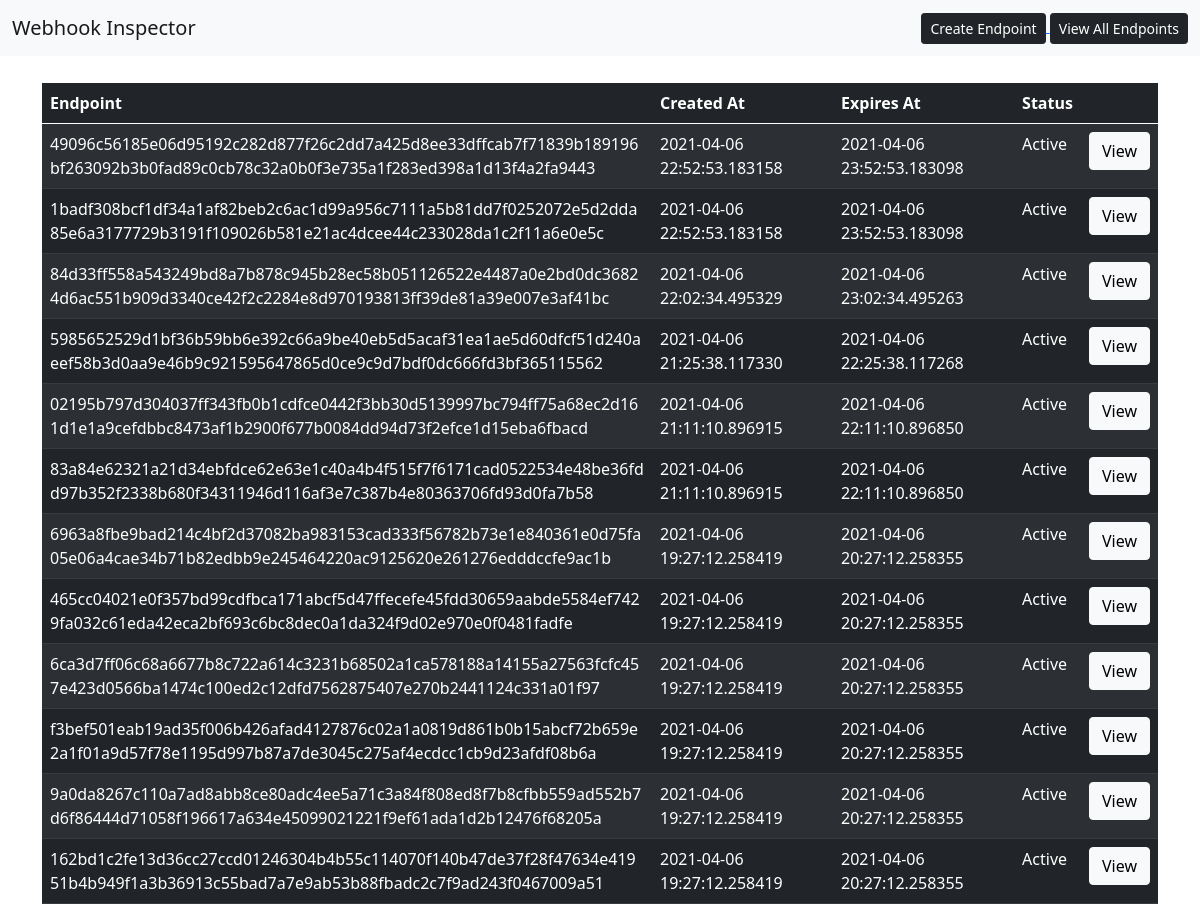
/list-endpoints, run on the app's committed database.
### app.py (models this page shows, shortened)
class Endpoints(db.Model):
    __tablename__ = 'endpoints'
    endpoint_id = db.Column(db.Integer, primary_key=True)
    endpoint = db.Column(db.String(256))
    single_use = db.Column(db.String(3))
    status = db.Column(db.String(8))
    expires_at = db.Column(db.DateTime, default=(datetime.now() + timedelta(hours=1)))
    created_at = db.Column(db.DateTime, default=datetime.now())

### app.py (the view)
@app.route('/list-endpoints', methods=['GET'])
def list_endpoints():
    try:
        endpoint = Endpoints.query.order_by(desc(Endpoints.endpoint_id)).all()
        return render_template('show_all_endpoints.html', all_endpoints = endpoint)
    except Exception as e:
        return render_template('error.html', error = e)

### templates/show_all_endpoints.html (shortened to what this page needs)
{% extends 'base.html' %}
{% block body %}
    <div class="container">
        {% if all_endpoints|length() < 1  %}
            <div class="card" style="margin-top: 20pt;">
                <div style="text-align: center;">
                    No Endpoints exists in the Database. Go ahead and create one from the button on the Top.
                </div>
            </div>
        {% else %}
            <table class="table table-dark table-striped" style="margin-top: 20pt;">
                <thead>
                    <tr>
                        <th >Endpoint</th>
                        <th>Created At</th>
                        <th>Expires At</th>
                        <th>Status</th>
                        <th></th>
                    </tr>
                </thead>
                <tbody class="table-hover">
                    {% for data in all_endpoints %}
                    <tr>
                        <td style ="word-break:break-all;">{{ data.endpoint }}</td>
                        <td>{{ data.created_at }}</td>
                        <td>{{ data.expires_at }}</td>
                        <td>{{ data.status }}</td>
                        <td>
                            <a class="btn btn-light" href="/endpoint-details/{{data.endpoint}}">
                                View
                            </a>
                        </td>
                    </tr>
                    {% endfor %}
                </tbody>
            </table>
        {% endif %}
    </div>
{% endblock %}

### templates/base.html (shortened to what this page needs)
<!DOCTYPE html>
<html lang="en">
<head>
    <link rel="stylesheet" href="{{ url_for('static', filename='css/main.css') }}">
    <link href="https://cdn.jsdelivr.net/npm/bootstrap@5.0.0-beta3/dist/css/bootstrap.min.css" rel="stylesheet">
</head>
<body>
    <div>
        <nav class="navbar navbar-expand-lg navbar-light bg-light">
            <div class="container-fluid">
                <a class="navbar-brand" href="/">Webhook Inspector</a>
                <div style="float: right;">
                    <a href="/create-endpoint">
                        <button type="button" class="btn btn-dark btn-sm">Create Endpoint</button>
                    </a>
                    <a href="/list-endpoints">
                        <button type="button" class="btn btn-dark btn-sm">View All Endpoints</button>
                    </a>
                </div>
            </div>
          </nav>
    </div>
    {% block body %} {% endblock %}
</body>
</html>

### static/css/main.css (style rules this page uses)
body { font-family: sans-serif; font-size: 5px; }

### data on the page
Endpoints: endpoint "49096c56185e06d95192c282d877f26c2dd7a425d8ee33dffcab7f71839b189196bf263092b3b0fad89c0cb78c32a0b0f3e735a1f283ed398a1d13f4a2fa9443", created_at "2021-04-06 22:52:53.183158", expires_at "2021-04-06 23:52:53.183098", status "Active"
Endpoints: endpoint "1badf308bcf1df34a1af82beb2c6ac1d99a956c7111a5b81dd7f0252072e5d2dda85e6a3177729b3191f109026b581e21ac4dcee44c233028da1c2f11a6e0e5c", created_at "2021-04-06 22:52:53.183158", expires_at "2021-04-06 23:52:53.183098", status "Active"
Endpoints: endpoint "84d33ff558a543249bd8a7b878c945b28ec58b051126522e4487a0e2bd0dc36824d6ac551b909d3340ce42f2c2284e8d970193813ff39de81a39e007e3af41bc", created_at "2021-04-06 22:02:34.495329", expires_at "2021-04-06 23:02:34.495263", status "Active"
Endpoints: endpoint "5985652529d1bf36b59bb6e392c66a9be40eb5d5acaf31ea1ae5d60dfcf51d240aeef58b3d0aa9e46b9c921595647865d0ce9c9d7bdf0dc666fd3bf365115562", created_at "2021-04-06 21:25:38.117330", expires_at "2021-04-06 22:25:38.117268", status "Active"
Endpoints: endpoint "02195b797d304037ff343fb0b1cdfce0442f3bb30d5139997bc794ff75a68ec2d161d1e1a9cefdbbc8473af1b2900f677b0084dd94d73f2efce1d15eba6fbacd", created_at "2021-04-06 21:11:10.896915", expires_at "2021-04-06 22:11:10.896850", status "Active"
Endpoints: endpoint "83a84e62321a21d34ebfdce62e63e1c40a4b4f515f7f6171cad0522534e48be36fdd97b352f2338b680f34311946d116af3e7c387b4e80363706fd93d0fa7b58", created_at "2021-04-06 21:11:10.896915", expires_at "2021-04-06 22:11:10.896850", status "Active"
Endpoints: endpoint "6963a8fbe9bad214c4bf2d37082ba983153cad333f56782b73e1e840361e0d75fa05e06a4cae34b71b82edbb9e245464220ac9125620e261276edddccfe9ac1b", created_at "2021-04-06 19:27:12.258419", expires_at "2021-04-06 20:27:12.258355", status "Active"
Endpoints: endpoint "465cc04021e0f357bd99cdfbca171abcf5d47ffecefe45fdd30659aabde5584ef7429fa032c61eda42eca2bf693c6bc8dec0a1da324f9d02e970e0f0481fadfe", created_at "2021-04-06 19:27:12.258419", expires_at "2021-04-06 20:27:12.258355", status "Active"
Endpoints: endpoint "6ca3d7ff06c68a6677b8c722a614c3231b68502a1ca578188a14155a27563fcfc457e423d0566ba1474c100ed2c12dfd7562875407e270b2441124c331a01f97", created_at "2021-04-06 19:27:12.258419", expires_at "2021-04-06 20:27:12.258355", status "Active"
Endpoints: endpoint "f3bef501eab19ad35f006b426afad4127876c02a1a0819d861b0b15abcf72b659e2a1f01a9d57f78e1195d997b87a7de3045c275af4ecdcc1cb9d23afdf08b6a", created_at "2021-04-06 19:27:12.258419", expires_at "2021-04-06 20:27:12.258355", status "Active"
Endpoints: endpoint "9a0da8267c110a7ad8abb8ce80adc4ee5a71c3a84f808ed8f7b8cfbb559ad552b7d6f86444d71058f196617a634e45099021221f9ef61ada1d2b12476f68205a", created_at "2021-04-06 19:27:12.258419", expires_at "2021-04-06 20:27:12.258355", status "Active"
Endpoints: endpoint "162bd1c2fe13d36cc27ccd01246304b4b55c114070f140b47de37f28f47634e41951b4b949f1a3b36913c55bad7a7e9ab53b88fbadc2c7f9ad243f0467009a51", created_at "2021-04-06 19:27:12.258419", expires_at "2021-04-06 20:27:12.258355", status "Active"
